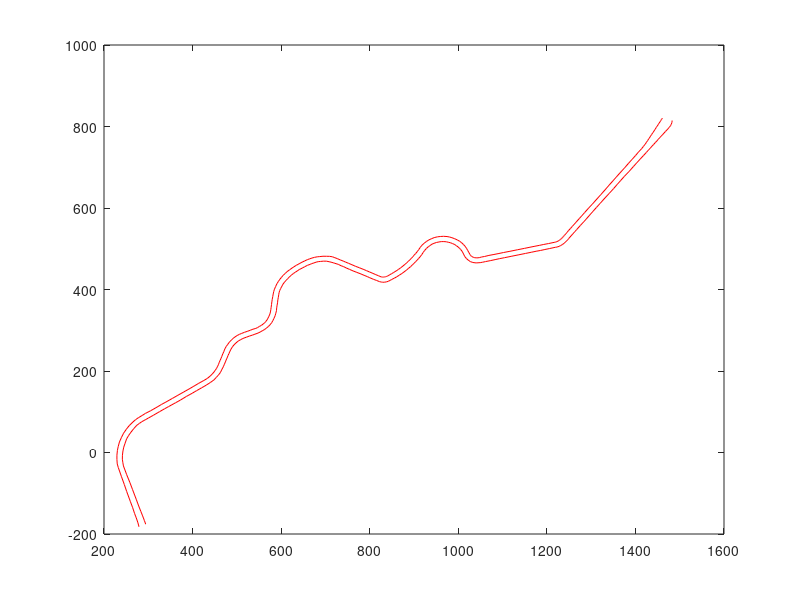

Here is the MATLAB script that generated this plot: (Note: this script raises an error after producing the figure.)
clear all
clc

load ('TestTrack.mat');
%% Parameters
Nw=2;
f=0.01;
Iz=2667;
a=1.35;
b=1.45;
By=0.27;
Cy=1.2;
Dy=0.7;
Ey=-1.6;
Shy=0;
Svy=0;
m=1400;
g=9.806;
%%
x0   =   287;
u0   =   5.0;
y0   =  -176;
v0   =   0.0;
psi0 =   2.0;
r0   =   0.0;
z0 = [x0, u0, y0, v0, psi0, r0]';
%%
bl = TestTrack.bl;       % Left Boundaries
br = TestTrack.br;       % Right Boundaries
cline = TestTrack.cline; % Center Line
theta = TestTrack.theta; % Center Line's Orientation
%%
%plot the track
plot(bl(1,:),bl(2,:),'r')
hold on
plot(br(1,:),br(2,:),'r')

%%
N=5000;
U=zeros(N,2);
Y=zeros(N,6);
T=zeros(1,N);
dt=0.01;
T=0:dt:dt*(N-1); %%check the length of T
%%
cline_plus1=[[0;0] cline];
cline247=[cline [0;0]];
ip=diag((cline_plus1-cline247)'*(cline_plus1-cline247));
ip=ip(2:end-1);
ip=ip.^(1/2);
max_distance=max(ip);


%%
Youtput=[];
Youtput(1,:)=z0;
cline=[cline cline(:,end) cline(:,end)];
% cline=[cline247 zeros(2,10)];
theta=[theta repmat(theta(end),1,10)];
T=[0 dt];
vdata=[];
vk1data=[];
for i=1:100000
    % solve Y using ode45, simulate model
%     options = odeset('MaxStep',0.01);
%     tspan=[T(i),T(i+1)];
    Uin=U(i,:);
%     Uin=U(i:i+1,:);
%     [~,Ytemp]=ode45(@(t,Y) dynamics_28(t,Y,Uin),[0 dt],Youtput(i,:),options); %check the arguments
%     [Ytemp,~]=forwardIntegrateControlInput(U(i,:),Youtput(i,:));
    %Solve for trajectory
    options = odeset('MaxStep',0.01);
    [t1,Ytemp]=ode45(@(t,x)bike(t,x,T,Uin),T,Youtput(i,:),options);
    Youtput(i+1,:)=Ytemp(end,:);
%     t1
    if Youtput(i+1,1)>=cline(1,246)
        break
    end
    % find the nearest point in cline
    x=Youtput(i+1,1);
    y=Youtput(i+1,3);
    xy=[x;y];
    innerproduct=diag((cline-xy)'*(cline-xy));
    [M,nearest_idx]=min(innerproduct);

    % compute current velocity
    dnear=(dot(Youtput(i+1,[1 3])-Youtput(i,[1 3]),Youtput(i+1,[1 3])-Youtput(i,[1 3])))^(1/2);
    v=dnear/dt; %current velocity
    vdata(i,1)=v;
    % set the reference maximum velocity
    if (std([theta(nearest_idx+1),theta(nearest_idx+2), ...
            theta(nearest_idx+3),theta(nearest_idx+5),theta(nearest_idx+7)]))<0.02
        vmax=40; %higher when straight
    else
        vmax=35; % lower when curve
    end
    std_theta=std([theta(nearest_idx),theta(nearest_idx+1), ...
        theta(nearest_idx+3),theta(nearest_idx+5),theta(nearest_idx+7)]);
    ratio=(exp(-(std_theta)^(1/1.7)))^(2/1);  %0<ratio<=1
    vk1=vmax*ratio;
    vk1data(i,1)=vk1;
    % desired vk+1=vk+(Fx/m)*dt; i.e. vk1=v+(U(i+1,2)/m)*dt
    U(i+1,2)=(m*(vk1-v))/dt;

    % to get Kp
    dl=(vecnorm(xy-bl(:,nearest_idx)))^(1/2);
    dr=(vecnorm(xy-br(:,nearest_idx)))^(1/2);
    part=(dl/dr)/((dl/dr)+1)-1/2; % -left +right
    Kp=1+abs(part); 

%     U(i+1,1)=theta(nearest_idx+1)-Youtput(i,5);
%     give weights of turning angle reference according to the sparsity of
%     some track coordinate points in front of the car.
    ca=1;
    d2=(cline(:,nearest_idx+1+ca)-cline(:,nearest_idx+ca))'*(cline(:,nearest_idx+1+ca)-cline(:,nearest_idx+ca));
    d=d2^(1/2);
    if d<3
        c1=10; c2=50; c3=2; c0=1;
    else
        c1=3; c2=3; c3=0; c0=1;
    end
%     c1=3; c2=6; c0=1;%weight constant
    U(i+1,1)=1*((c3*theta(nearest_idx+3)+c2*theta(nearest_idx+2)+c1*theta(nearest_idx+1)+theta(nearest_idx))/(c2+c1+c0)-Youtput(i,5))+0.5*part;
    if U(i+1,1)<-0.5
        U(i+1,1)=-0.5;
    elseif U(i+1,1)>0.5
        U(i+1,1)=0.5;
    else
        U(i+1,1)=U(i+1,1);
    end

%     change speed in advance
%     ca=1;
%     d2=(cline(:,nearest_idx+1+ca)-cline(:,nearest_idx+ca))'*(cline(:,nearest_idx+1+ca)-cline(:,nearest_idx+ca));
%     d=d2^(1/2);
    d=d+0.1; % in case d=0
    mFx=4200;
%     if nearest_idx<3 | nearest_idx>200
%         U(i+1,2)=mFx*(d/max_distance)*(50/v);
%     elseif nearest_idx>95 && nearest_idx<150
%         U(i+1,2)=500*(d/max_distance)*(10/v);
%     else
%         U(i+1,2)=1000*(d/max_distance)*(10/v);
%     end

    if U(i+1,2)<-mFx
        U(i+1,2)=-mFx;
    elseif U(i+1,2)>mFx
        U(i+1,2)=mFx;
    else
        U(i+1,2)=U(i+1,2);
    end

    if Youtput(i+1,1)>1235
        U(i+1,2)=mFx;
    end

%     if abs(theta(nearest_idx+1)-theta(nearest_idx))>0.1
%         U(i+1,2)=0;
%     end
%     U(i+1,2)=600*(d/max_distance);
    i
%     nearest_idx
end
%%
% (dot(cline(246)-cline(245),cline(246)-cline(245)))^(1/2)
% cline(246)-cline(245)
% forwardIntegrateControlInput(U(1,:),Youtput(1,:))
%%
plot(Youtput(:,1),Youtput(:,3),'b');
xlabel('x-m')
ylabel('y-m')
yyaxis right
plot(Youtput(:,1),3.6*[0;vdata;vdata(end)])
plot(Youtput(:,1),3.6*[0;vk1data;vk1data(end)])
grid on
hold off
legend('','','Trajectory','Actual velocity','Desired velocity')
ylabel('velocity-km/h')
% figure(2)
% plot(vdata)

%%


function [dx] = dynamics_28(t,x,Uin)
    %constants
    Nw=2;
    f=0.01;
    Iz=2667;
    a=1.35;
    b=1.45;
    By=0.27;
    Cy=1.2;
    Dy=0.7;
    Ey=-1.6;
    Shy=0;
    Svy=0;
    m=1400;
    g=9.806;


    delta_f = Uin(1);
    F_x = Uin(2); %% have changed the order to the same as the project
    
    %slip angle functions in degrees
    a_f=rad2deg(delta_f-atan2(x(4)+a*x(6),x(2)));
    a_r=rad2deg(-atan2((x(4)-b*x(6)),x(2)));

    %Nonlinear Tire Dynamics
    phi_yf=(1-Ey)*(a_f+Shy)+(Ey/By)*atan(By*(a_f+Shy));
    phi_yr=(1-Ey)*(a_r+Shy)+(Ey/By)*atan(By*(a_r+Shy));

    F_zf=b/(a+b)*m*g;
    F_yf=F_zf*Dy*sin(Cy*atan(By*phi_yf))+Svy;

    F_zr=a/(a+b)*m*g;
    F_yr=F_zr*Dy*sin(Cy*atan(By*phi_yr))+Svy;

    F_total=sqrt((Nw*F_x)^2+(F_yr^2));
    F_max=0.7*m*g;

    if F_total>F_max

        F_x=F_max/F_total*F_x;

        F_yr=F_max/F_total*F_yr;
    end

    %vehicle dynamics
    dx = [x(2)*cos(x(5))-x(4)*sin(x(5));...
              (-f*m*g+Nw*F_x-F_yf*sin(delta_f))/m+x(4)*x(6);...
              x(2)*sin(x(5))+x(4)*cos(x(5));...
              (F_yf*cos(delta_f)+F_yr)/m-x(2)*x(6);...
              x(6);...
              (F_yf*a*cos(delta_f)-F_yr*b)/Iz];
end




function dzdt=bike(t,x,T,U)
%constants
Nw=2;
f=0.01;
Iz=2667;
a=1.35;
b=1.45;
By=0.27;
Cy=1.2;
Dy=0.7;
Ey=-1.6;
Shy=0;
Svy=0;
m=1400;
g=9.806;


%generate input functions
% delta_f=interp1(T,U(:,1),t,'previous','extrap');
% F_x=interp1(T,U(:,2),t,'previous','extrap');
delta_f = U(1);
F_x = U(2);


%slip angle functions in degrees
a_f=rad2deg(delta_f-atan2(x(4)+a*x(6),x(2)));
a_r=rad2deg(-atan2((x(4)-b*x(6)),x(2)));

%Nonlinear Tire Dynamics
phi_yf=(1-Ey)*(a_f+Shy)+(Ey/By)*atan(By*(a_f+Shy));
phi_yr=(1-Ey)*(a_r+Shy)+(Ey/By)*atan(By*(a_r+Shy));

F_zf=b/(a+b)*m*g;
F_yf=F_zf*Dy*sin(Cy*atan(By*phi_yf))+Svy;

F_zr=a/(a+b)*m*g;
F_yr=F_zr*Dy*sin(Cy*atan(By*phi_yr))+Svy;

F_total=sqrt((Nw*F_x)^2+(F_yr^2));
F_max=0.7*m*g;

if F_total>F_max
    
    F_x=F_max/F_total*F_x;
  
    F_yr=F_max/F_total*F_yr;
end

%vehicle dynamics
dzdt= [x(2)*cos(x(5))-x(4)*sin(x(5));...
          (-f*m*g+Nw*F_x-F_yf*sin(delta_f))/m+x(4)*x(6);...
          x(2)*sin(x(5))+x(4)*cos(x(5));...
          (F_yf*cos(delta_f)+F_yr)/m-x(2)*x(6);...
          x(6);...
          (F_yf*a*cos(delta_f)-F_yr*b)/Iz];
end